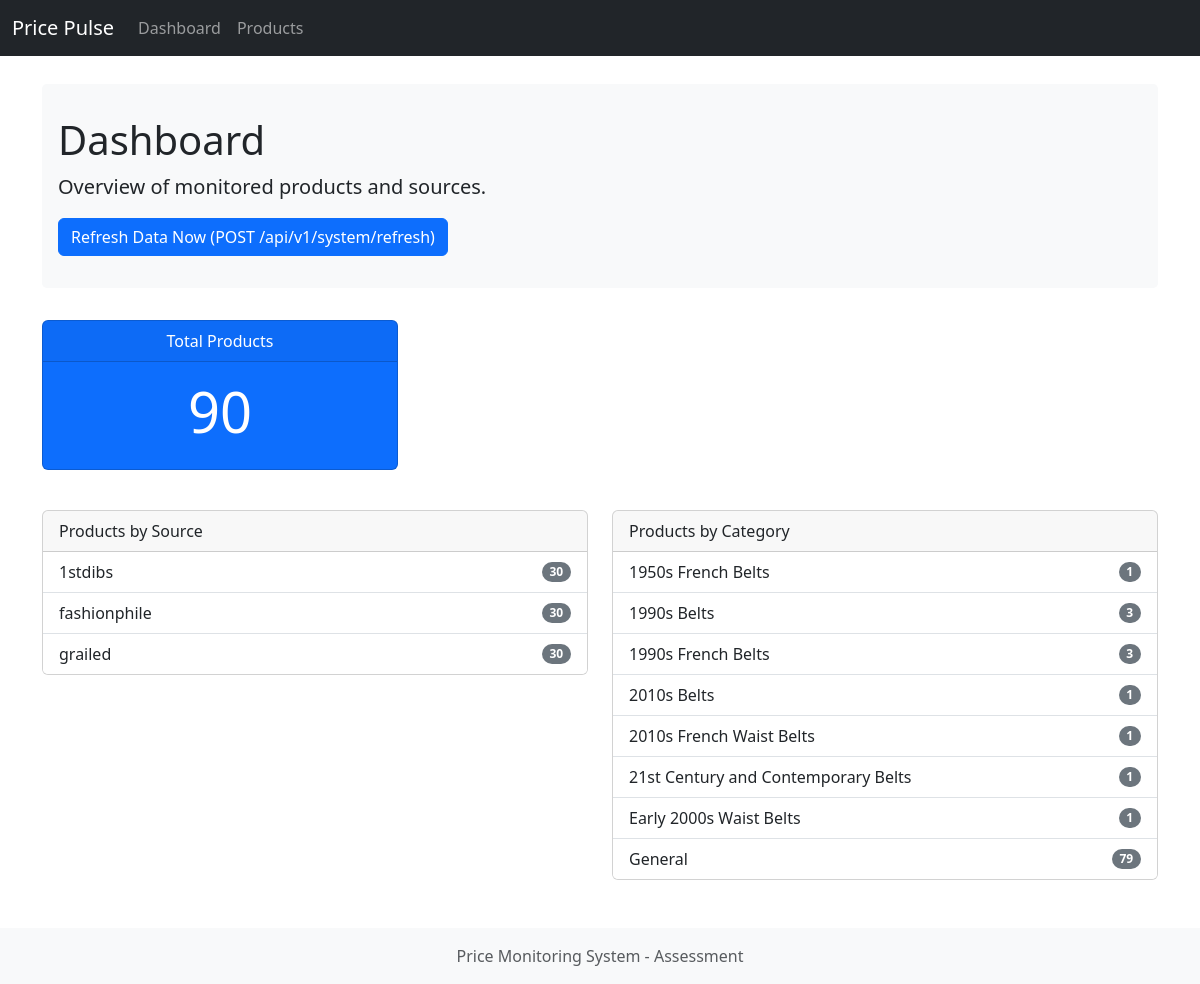
The page / on the database its author committed.
### models/product.py (models this page shows)
class Product(Base):
    __tablename__ = "products"
    id: Mapped[int] = mapped_column(primary_key=True, index=True)
    external_id: Mapped[str] = mapped_column(String, index=True)
    source: Mapped[str] = mapped_column(String, index=True, doc="e.g. 1stdibs, fashionphile")
    brand: Mapped[str] = mapped_column(String, index=True, nullable=True)
    title: Mapped[str] = mapped_column(String)  # renamed from 'model'
    category: Mapped[str | None] = mapped_column(String, nullable=True)
    condition: Mapped[str | None] = mapped_column(String, nullable=True)
    price: Mapped[float] = mapped_column(Float)
    currency: Mapped[str] = mapped_column(String, default="USD")
    url: Mapped[str] = mapped_column(String)  # renamed from 'product_url'
    image_url: Mapped[str | None] = mapped_column(String, nullable=True)
    is_sold: Mapped[bool] = mapped_column(Boolean, default=False)
    created_at: Mapped[datetime] = mapped_column(DateTime, default=lambda: datetime.now(timezone.utc))
    updated_at: Mapped[datetime] = mapped_column(DateTime, default=lambda: datetime.now(timezone.utc), onupdate=lambda: datetime.now(timezone.utc))
    last_seen_at: Mapped[datetime] = mapped_column(DateTime, default=lambda: datetime.now(timezone.utc))
    __table_args__ = (
        UniqueConstraint('external_id', 'source', name='uix_external_id_source'),
    )

### webapp/routes.py (the view)
@router.get("/")
async def dashboard_page(request: Request, db: AsyncSession = Depends(get_db)):
    source_stats_query = select(Product.source, func.count(Product.id)).group_by(Product.source)
    res_source = await db.execute(source_stats_query)
    by_source = {row[0]: row[1] for row in res_source.all()}
    cat_stats_query = select(Product.category, func.count(Product.id)).group_by(Product.category)
    res_cat = await db.execute(cat_stats_query)
    by_category = {row[0]: row[1] for row in res_cat.all()}
    total_products = sum(by_source.values())
    return templates.TemplateResponse(request=request, name="dashboard.html", context={
        "request": request,
        "total_products": total_products,
        "by_source": by_source,
        "by_category": by_category
    })

### templates/dashboard.html (shortened to what this page needs)
{% extends "base.html" %}
{% block content %}
<div class="hero">
    <h1>Dashboard</h1>
    <p class="lead">Overview of monitored products and sources.</p>
    <div class="d-flex gap-2">
        <button id="refreshBtn" class="btn btn-primary">Refresh Data Now (POST /api/v1/system/refresh)</button>
    </div>
</div>
<div class="row text-center mb-4">
    <div class="col-md-4">
        <div class="card text-white bg-primary mb-3">
            <div class="card-header">Total Products</div>
            <div class="card-body">
                <h5 class="card-title display-4">{{ total_products }}</h5>
            </div>
        </div>
    </div>
</div>
<div class="row">
    <div class="col-md-6">
        <div class="card">
            <div class="card-header">
                Products by Source
            </div>
            <ul class="list-group list-group-flush">
                {% for source, count in by_source.items() %}
                <li class="list-group-item d-flex justify-content-between align-items-center">
                    {{ source }}
                    <span class="badge bg-secondary rounded-pill">{{ count }}</span>
                </li>
                {% endfor %}
            </ul>
        </div>
    </div>
    <div class="col-md-6">
        <div class="card">
            <div class="card-header">
                Products by Category
            </div>
            <ul class="list-group list-group-flush">
                {% for category, count in by_category.items() %}
                <li class="list-group-item d-flex justify-content-between align-items-center">
                    {{ category }}
                    <span class="badge bg-secondary rounded-pill">{{ count }}</span>
                </li>
                {% endfor %}
            </ul>
        </div>
    </div>
</div>
{% endblock %}

### templates/base.html (shortened to what this page needs)
<!DOCTYPE html>
<html lang="en">
<head>
    <link href="https://cdn.jsdelivr.net/npm/bootstrap@5.3.2/dist/css/bootstrap.min.css" rel="stylesheet">
</head>
<body>
    <nav class="navbar navbar-expand-md navbar-dark bg-dark fixed-top">
        <div class="container-fluid">
            <a class="navbar-brand" href="/">Price Pulse</a>
            <div class="collapse navbar-collapse" id="navbarsExampleDefault">
                <ul class="navbar-nav me-auto mb-2 mb-md-0">
                    <li class="nav-item">
                        <a class="nav-link" aria-current="page" href="/">Dashboard</a>
                    </li>
                    <li class="nav-item">
                        <a class="nav-link" href="/products">Products</a>
                    </li>
                </ul>
            </div>
        </div>
    </nav>
    <main class="container mt-4">
        {% block content %}{% endblock %}
    </main>
    <footer class="mt-5 py-3 bg-light text-center">
        <div class="container">
            <span class="text-muted">Price Monitoring System - Assessment</span>
        </div>
    </footer>
</body>
</html>

### templates/base.html (style rules this page uses)
body { padding-top: 60px; }
.hero { background-color: #f8f9fa; padding: 2rem 1rem; border-radius: .3rem; margin-bottom: 2rem; }

### rows shown on the page
Product: source "1stdibs", id "30"
Product: category "1950s French Belts", count "1"
Product: category "2010s Belts", count "1"
Product: category "2010s French Waist Belts", count "1"
Product: category "21st Century and Contemporary Belts", count "1"
Product: category "Early 2000s Waist Belts", count "1"
Product: category "General", id "79"

### other values the page prints
{{ total_products }} "90"
{{ source }} "fashionphile" "grailed"
{{ count }} "30" "30"
{{ category }} "1990s Belts" "1990s French Belts"
{{ count }} "3" "3"
